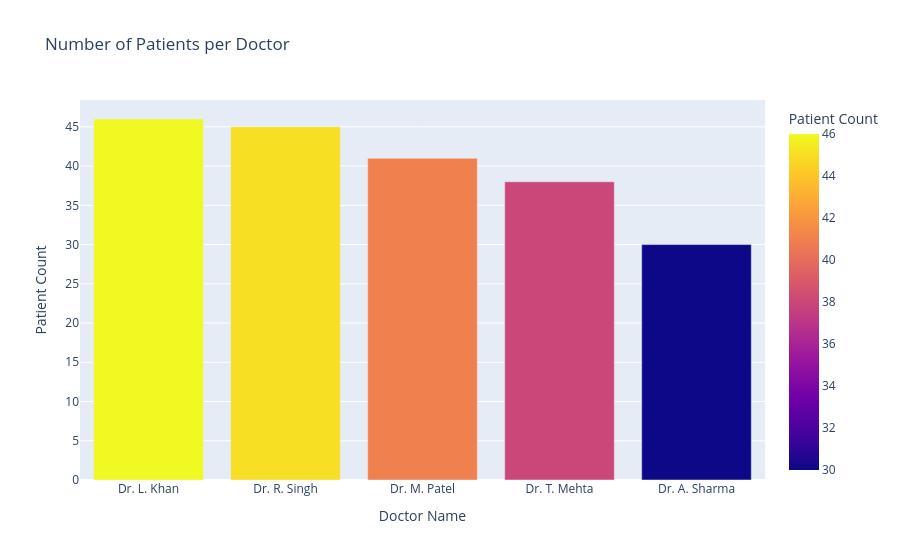

The notebook cell saved with this chart:
### Code cell
doctor_volume = hospital_df["Doctor Name"].value_counts().reset_index()
doctor_volume.columns = ["Doctor Name", "Patient Count"]

fig = px.bar(
    doctor_volume,
    x="Doctor Name",
    y="Patient Count",
    color="Patient Count",
    title="Number of Patients per Doctor"
)
fig.show()

### Figure 1 — Plotly figure (JSON) as saved in the notebook; plotly's stock layout.template omitted (floating-point values rounded to 4 significant figures)
{"data": [{"hovertemplate": "Doctor Name=%{x}<br>Patient Count=%{marker.color}<extra></extra>", "legendgroup": "", "marker": {"color": [46, 45, 41, 38, 30], "coloraxis": "coloraxis", "pattern": {"shape": ""}}, "name": "", "orientation": "v", "showlegend": false, "textposition": "auto", "type": "bar", "x": ["Dr. L. Khan", "Dr. R. Singh", "Dr. M. Patel", "Dr. T. Mehta", "Dr. A. Sharma"], "xaxis": "x", "y": [46, 45, 41, 38, 30], "yaxis": "y"}], "layout": {"barmode": "relative", "coloraxis": {"colorbar": {"title": {"text": "Patient Count"}}, "colorscale": [[0, "#0d0887"], [0.1111, "#46039f"], [0.2222, "#7201a8"], [0.3333, "#9c179e"], [0.4444, "#bd3786"], [0.5556, "#d8576b"], [0.6667, "#ed7953"], [0.7778, "#fb9f3a"], [0.8889, "#fdca26"], [1, "#f0f921"]]}, "legend": {"tracegroupgap": 0}, "title": {"text": "Number of Patients per Doctor"}, "xaxis": {"anchor": "y", "domain": [0, 1], "title": {"text": "Doctor Name"}}, "yaxis": {"anchor": "x", "domain": [0, 1], "title": {"text": "Patient Count"}}}}
